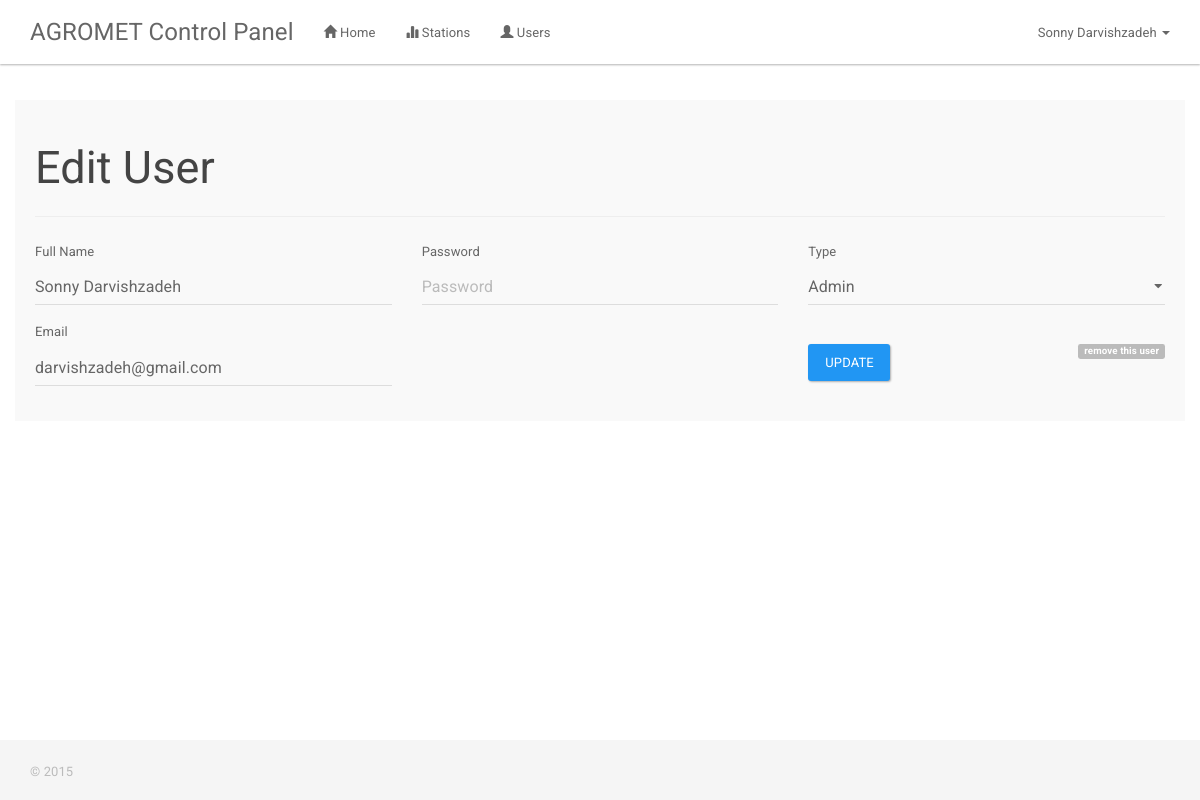
/cp/?p=user&id=1 (signed in), run on the app's committed database.
### tables this page shows
CREATE TABLE IF NOT EXISTS `users` (
`id` int(11) NOT NULL,
  `created_on` timestamp NOT NULL DEFAULT CURRENT_TIMESTAMP,
  `name` varchar(64) NOT NULL,
  `email` varchar(64) NOT NULL,
  `password` varchar(32) NOT NULL,
  `subscription` tinyint(1) DEFAULT NULL,
  `admin` tinyint(1) DEFAULT NULL
);

### cp/user.php (the view, shortened to what this page needs)
<?php
$query = $conn->query("SELECT * FROM `users` WHERE `id` = '" . $_GET['id'] . "';");
$row = $query->fetchAll(PDO::FETCH_ASSOC);
if ($row) {
?>
<div class="row well">
	<form action="./?<?php echo $_SERVER['QUERY_STRING'] ?>" method="post" autocomplete="off">
		<h2>Edit User</h2>
		<hr />
		<div class="row">
			<div class="col-md-4 col-sm-4">
				<div class="form-group">
					<label for="full_name">Full Name</label>
					<input type="text" class="form-control" name="full_name" placeholder="Full Name" minlength="2" maxlength="64" title="A name under 2 characters? We don't like it." value="<?php echo $row[0]['name'] ?>" required />
				</div>
				<div class="form-group">
					<label for="email_addr">Email</label>
					<input type="email" class="form-control" name="email_addr" placeholder="Email Address" maxlength="64" title="Ehem.. an email, you know?" value="<?php echo $row[0]['email'] ?>" required />
				</div>
			</div>
			<div class="col-md-4 col-sm-4">
				<div class="form-group">
					<label for="password">Password</label>
					<input type="password" class="form-control" name="password" placeholder="Password" minlength="6" title="Minimum 6 Characters." />
				</div>
			</div>
			<div class="col-md-4 col-sm-4">
				<div class="form-group">
					<label for="admin">Type</label>
					<select class="form-control" name="admin">
					<?php
					if ($row[0]['admin'] != 1) {
						$regular	= ' selected';
						$admin		= NULL;
					} else {
						$admin		= ' selected';
					}
					?>
						<option value="1"<?php echo $admin ?>>Admin</option>
					</select>
				</div><br />
				<button type="submit" class="btn btn-primary pull-left">Update</button>
				<a id="remover" data-warn="This action cannot be undone and will remove this user permanently." href="./?p=user&remove=<?php echo htmlentities(trim($_GET['id'])) ?>"><span class="label label-default pull-right">remove this user</span></a>
			</div>
		</div>
	</form>
</div>
<?php
} else {
	require_once('404.php');
}
?>

### cp/header.php (shortened to what this page needs)
<nav class="navbar navbar-default navbar-fixed-top">
	<div class="container">
		<div class="navbar-header">
			<a class="navbar-brand" href="./">AGROMET Control Panel</a>
		</div>
		<div id="navbar" class="navbar-collapse collapse">
			<ul class="nav navbar-nav">
				<li><a href="./"><span class="glyphicon glyphicon-home"></span> Home</a></li>
				<li><a href="?p=stations"><span class="glyphicon glyphicon-stats"></span> Stations</a></li>
				<li><a href="?p=users"><span class="glyphicon glyphicon-user"></span> Users</a></li>
			</ul>
			<ul class="nav navbar-nav navbar-right">
				<li class="dropdown">
					<a href="#" class="dropdown-toggle" data-toggle="dropdown" role="button" aria-expanded="false"><?php echo $user[0]['name'] ?> <span class="caret"></span></a>
				</li>
			</ul>
		</div>
	</div>
</nav>

### css/extras.css (style rules this page uses)
html { position: relative; min-height: 100%; }
body { margin-bottom: 60px; padding-top: 100px; padding-bottom: 100px; }

### data on the page
users: name "Sonny Darvishzadeh", full_name "Sonny Darvishzadeh", email_addr "darvishzadeh@gmail.com"
